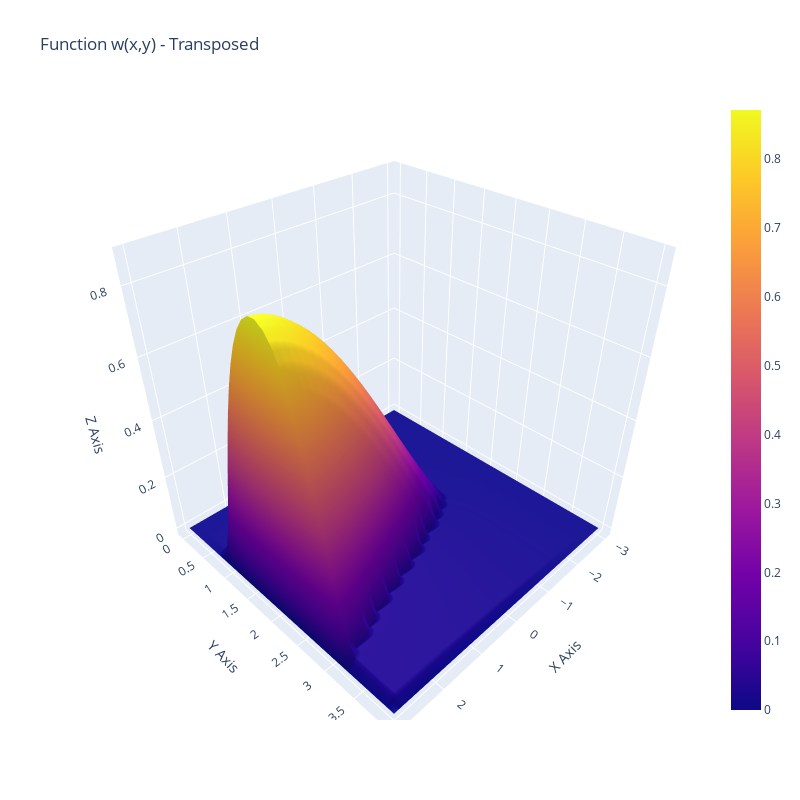

Source (notebook cell):
### Code cell
import pandas as pd
import numpy as np
import plotly.graph_objects as go

# Load and clean data
data = pd.read_csv("output.csv", header=None)
data = data.apply(pd.to_numeric, errors="coerce").dropna(axis=1)  # Drop non-numeric columns
data_transposed = data.T

# Define x and y range
shape0, shape1 = data_transposed.shape
x = np.linspace(-3, 3, shape1)
y = np.linspace(0, 4, shape0)

# Plot 3D surface
fig = go.Figure(data=[go.Surface(z=data_transposed.values, x=x, y=y)])
fig.update_layout(
    title="Function w(x,y) - Transposed",
    autosize=False,
    width=800,
    height=800,
    scene=dict(
        xaxis_title="X Axis",
        yaxis_title="Y Axis",
        zaxis_title="Z Axis",
    ),
)
fig.show()

### Figure 1 — Plotly figure (JSON) as saved in the notebook; plotly's stock layout.template omitted (floating-point values rounded to 4 significant figures; data arrays with more than 128 entries replaced by an {"elided": "..."} marker saying what was removed)
{"data": [{"type": "surface", "x": [-3, -2.846, -2.692, -2.538, -2.385, -2.231, -2.077, -1.923, -1.769, -1.615, -1.462, -1.308, -1.154, -1, -0.8462, -0.6923, -0.5385, -0.3846, -0.2308, -0.07692, 0.07692, 0.2308, 0.3846, 0.5385, 0.6923, 0.8462, 1, 1.154, 1.308, 1.462, 1.615, 1.769, 1.923, 2.077, 2.231, 2.385, 2.538, 2.692, 2.846, 3], "y": [0, 0.1026, 0.2051, 0.3077, 0.4103, 0.5128, 0.6154, 0.7179, 0.8205, 0.9231, 1.026, 1.128, 1.231, 1.333, 1.436, 1.538, 1.641, 1.744, 1.846, 1.949, 2.051, 2.154, 2.256, 2.359, 2.462, 2.564, 2.667, 2.769, 2.872, 2.974, 3.077, 3.179, 3.282, 3.385, 3.487, 3.59, 3.692, 3.795, 3.897, 4], "z": {"elided": "40x40 float values"}}], "layout": {"autosize": false, "height": 800, "scene": {"xaxis": {"title": {"text": "X Axis"}}, "yaxis": {"title": {"text": "Y Axis"}}, "zaxis": {"title": {"text": "Z Axis"}}}, "title": {"text": "Function w(x,y) - Transposed"}, "width": 800}}
